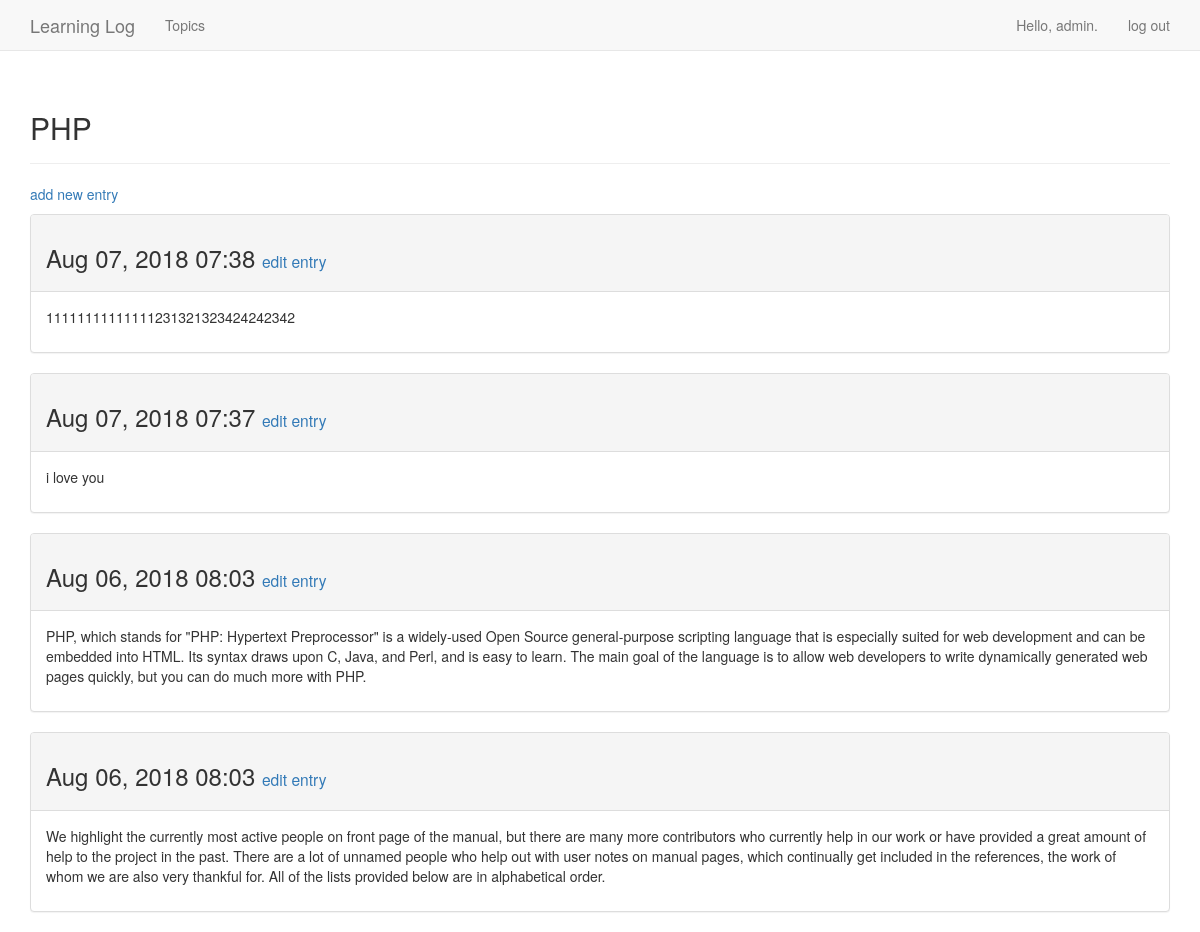
Page /topic/1 (signed in) on the committed database.
### learning_logs/models.py (models this page shows, shortened)
class Topic(models.Model):
    text = models.CharField(max_length=200)
    date_added = models.DateTimeField(auto_now_add=True)
    owner = models.ForeignKey(User, models.CASCADE)
    def __str__(self):
        return self.text

class Entry(models.Model):
    topic = models.ForeignKey(Topic, models.CASCADE)
    text = models.TextField()
    date_added = models.DateTimeField(auto_now_add=True)
    class Meta:
        verbose_name_plural = 'entries'

### learning_logs/views.py (the view)
# urls.py: path('topic/<int:topic_id>', views.topic, name='topic'),
@login_required
def topic(request, topic_id):
    topic = Topic.objects.get(id=topic_id)
    if topic.owner != request.user:
        raise Http404
    entries = topic.entry_set.order_by('-date_added')
    context = {'topic': topic, 'entries': entries}
    return render(request, 'learning_logs/topic.html', context)

### learning_logs/templates/learning_logs/topic.html
{% extends 'learning_logs/base.html' %}
{% load bootstrap3 %}
{% block header %}
    <h2>{{ topic }}</h2>
{% endblock header %}
{% block content %}
    <p>
        <a href="{% url 'learning_logs:new_entry' topic.id %}">add new entry</a>
    </p>
    {% for entry in entries %}
        <div class="panel panel-default">
            <div class="panel-heading">
                <h3>
                    {{ entry.date_added | date:'M d, Y H:i' }}
                    <small>
                        <a href="{% url 'learning_logs:edit_entry' entry.id %}">edit entry</a>
                    </small>
                </h3>
            </div>
            <div class="panel-body">
                {{ entry.text | linebreaks }}
            </div>
        </div>
    {% empty %}
        These are no entries for this topic yet.
    {% endfor %}
{% endblock content %}

### learning_logs/templates/learning_logs/base.html (shortened to what this page needs)
{% load bootstrap3 %}
<!DOCTYPE html>
<html lang="en">
<head>
{% bootstrap_css %}
</head>
<body>
    <nav class="navbar navbar-default navbar-static-top">
        <div class="container">
            <div class="navbar-header">
                <a class="navbar-brand" href="{% url 'learning_logs:index' %}">Learning Log</a>
            </div>
            <div id="navbar" class="navbar-collapse collapse">
                <ul class="nav navbar-nav">
                    <li><a href="{% url 'learning_logs:topics' %}">Topics</a></li>
                </ul>
                <ul class="nav navbar-nav navbar-right">
                    {% if user.is_authenticated %}
                    <li><a>Hello, {{ user.username }}.</a></li>
                    <li><a href="{% url 'users:logout_view' %}">log out</a></li>
                    {% else %}
                    <li><a href="{% url 'users:register' %}">register</a></li>
                    <li><a href="{% url 'users:login' %}">log in</a></li>
                    {% endif %}
                </ul>
             </div>
        </div>
    </nav>
    <div class="container">
        <div class="page-header">
        {% block header %}{% endblock header %}
        </div>
        <div>
        {% block content %}{% endblock content %}
        </div>
    </div>
</body>

### rows in the picture
Topic: text "PHP"
Entry: date_added "Aug 07, 2018 07:38", text "11111111111111231321323424242342"
Entry: date_added "Aug 07, 2018 07:37", text "i love you"
Entry: date_added "Aug 06, 2018 08:03", text "PHP, which stands for \"PHP: Hypertext Preprocessor\" is a widely-used Open Source general-purpose scripting language that is especially suited for web development and can be embedded into HTML. Its syntax draws upon C, Java, and Perl, and is easy to learn. The main goal of the language is to allow web developers to write dynamically generated web pages quickly, but you can do much more with PHP."
Entry: date_added "Aug 06, 2018 08:03", text "We highlight the currently most active people on front page of the manual, but there are many more contributors who currently help in our work or have provided a great amount of help to the project in the past. There are a lot of unnamed people who help out with user notes on manual pages, which continually get included in the references, the work of whom we are also very thankful for. All of the lists provided below are in alphabetical order."

### other values in the picture
{{ user.username }} "admin"
